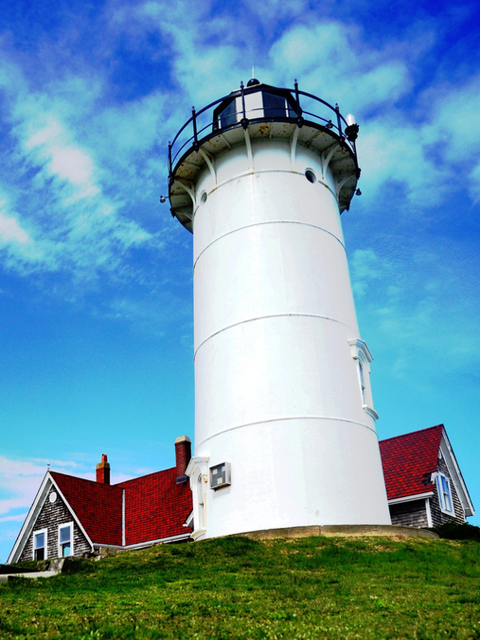
#> input picture HW1/images/Lighthouse/lighthouse.png, 480 x 640 px, found by its file name
$ python hw1.2_task4.py
#> lines starting #> are read from the running program, lines starting #| are printed output that depends on the picture

# Name Surname: Emine Aydın
# ID: 190315053

from PIL import Image,ImageFilter

u = Image.open("C:/Users/Emine/Desktop/images/Lighthouse/lighthouse.png")
#> u is the input picture: PIL image 480x640 RGB; mean R, G, B 106.4, 150.1, 171.4
u.show()

u.save("C:/Users/Emine/Desktop/images/Lighthouse/lighthouse2.png")

u.rotate(180).save("C:/Users/Emine/Desktop/images/Lighthouse/lighthouse3.png")
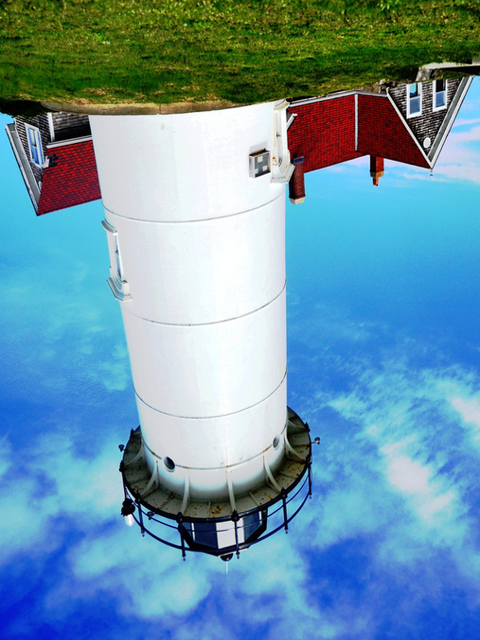
#> saved as lighthouse3.png: PIL image 480x640 RGB; mean R, G, B 106.4, 150.1, 171.4

u.convert(mode= "L").save("C:/Users/Emine/Desktop/images/Lighthouse/lighthouse4.png")
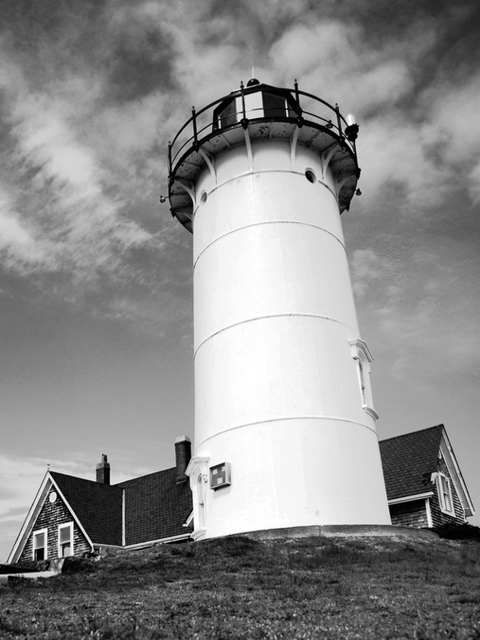
#> saved as lighthouse4.png: PIL image 480x640 L; min 0, max 255, mean 139.5

u.filter(ImageFilter.GaussianBlur(5)).save("C:/Users/Emine/Desktop/images/Lighthouse/lighthouse5.png")
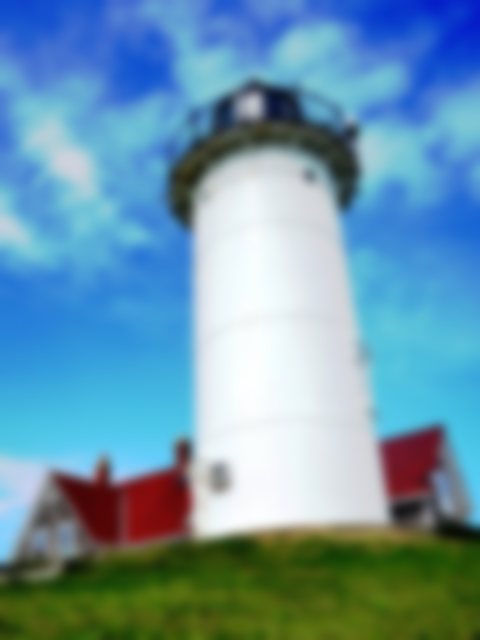
#> saved as lighthouse5.png: PIL image 480x640 RGB; mean R, G, B 106.4, 150.1, 171.4

resize = (960,600)
u.thumbnail(resize)
#> u: PIL image 450x600 RGB
u.save("C:/Users/Emine/Desktop/images/Lighthouse/lighthouse6.png")

cut = (240,0,700,400)
u.crop(cut).save("C:/Users/Emine/Desktop/images/Lighthouse/lighthouse7.png")
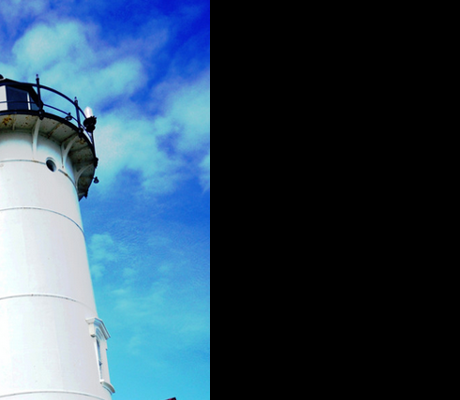
#> saved as lighthouse7.png: PIL image 460x400 RGB; mean R, G, B 51.3, 75.7, 95.1
